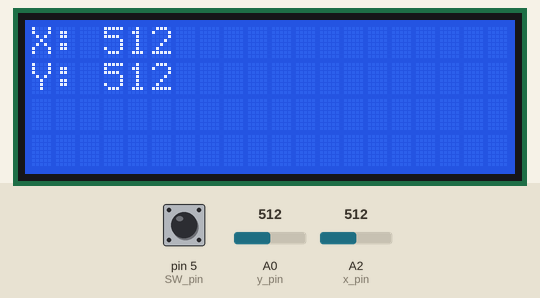
This sketch was run on a simulated Arduino Uno, built with avr-gcc and run on an emulated ATmega328P. Shown: 20×4 character LCD. The test bench sets the inputs (shaded band); at power-on: A0 (y_pin) = 512, A2 (x_pin) = 512, pin 5 (SW_pin) HIGH. What the sketch prints to the serial monitor is not drawn.

Above: at 1.2 s.
1.3 s: A0 (y_pin) set to 716
At 2.2 s:
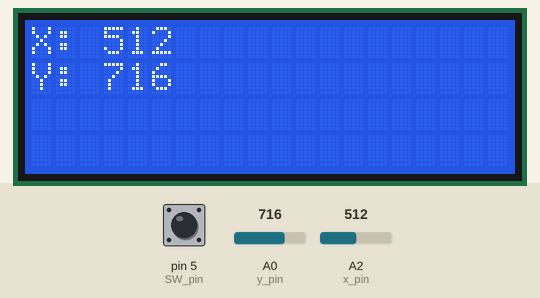
3.1 s: A2 (x_pin) set to 716
At 3.6 s:
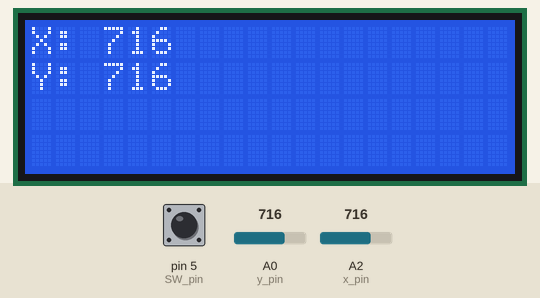
4.6 s: A0 (y_pin) set to 900
At 5.2 s:
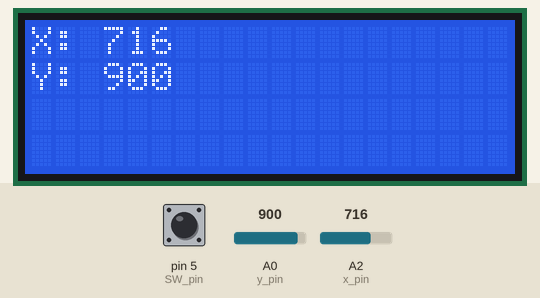
6.2 s: A2 (x_pin) set to 900
At 6.7 s:
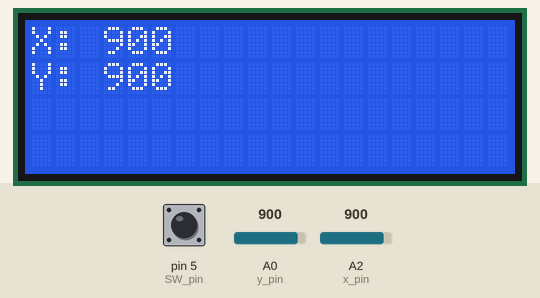
7.7 s: A0 (y_pin) set to 1023
At 8.2 s:
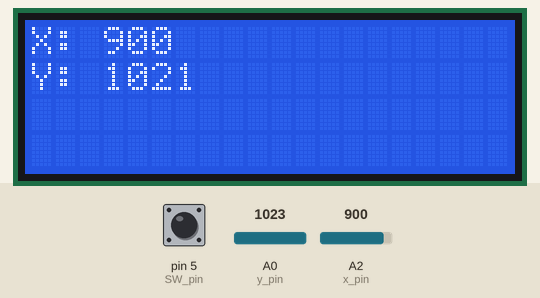
9.2 s: A2 (x_pin) set to 1023
At 9.8 s:
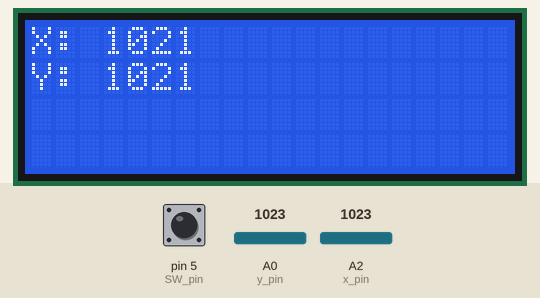
Timing chart, 0 to 11.8 s (numbered marks = the images above; inputs shaded):
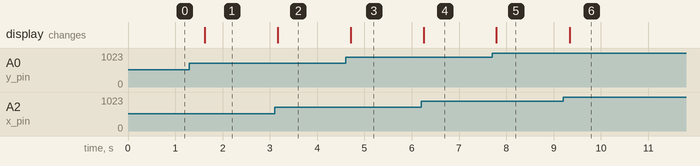

Measured:
- after the input at 1.3 s, the display: changes after 0.32 s (image 1)
- after the input at 3.1 s, the display: changes after 0.06 s (image 2)
- after the input at 4.6 s, the display: changes after 0.11 s (image 3)
- after the input at 6.2 s, the display: changes after 0.05 s (image 4)
- after the input at 7.7 s, the display: changes after 0.09 s (image 5)
- after the input at 9.2 s, the display: changes after 0.14 s (image 6)

The sketch:

Joystick_display_LCD_coordonateX_Y_copy_20221223224207.ino
```cpp
#include "LiquidCrystal_I2C.h"
const int SW_pin = 5; // buttonu , daca il apesi valoare se face in 0
const int x_pin = 2;
const int y_pin = 0;

// joystick cu display la LCD (sa cumpar alt LCD ca cel a lui tudor nu e bun)


LiquidCrystal_I2C lcd(0x27,20,4);


void setup() {

  pinMode(SW_pin, INPUT);
  digitalWrite(SW_pin,HIGH);
  Serial.begin(115200);
  lcd.init();
  lcd.backlight();

}

void loop() {
lcd.setCursor(0,0);
//lcd.print("Button: ")
//lcd.print(digitalRead(SW_pin));
lcd.print("X: ");
if(analogRead(x_pin) > 1021){
lcd.print("1021");

}
else{
lcd.print(analogRead(x_pin));
}

 // citeste pozitia potentiometrului de la joystick care are pozitia X // citeste pinu analog x de la joystick
lcd.setCursor(0,1);
lcd.print("Y: ");
// if() asta l-am scris ptr ca dupa ce miscam joystick potentiometurului mergeala 1021 si dupa ce il puneam in neutru sa zicem adica il lasam valoarea
// se schimba la 5000+ la X si 4900+ la Y: for some reason , e defect LCD-u lui , am patit si la Moving Text sa arate simboluri ciudate fara motivS
if(analogRead(y_pin) > 1021){
lcd.print("1021");

}
else{
lcd.print(analogRead(y_pin));
}

Serial.print("X: ");
Serial.print(analogRead(x_pin));
Serial.print("\n");
Serial.print("Y: ");
Serial.print(analogRead(y_pin));
Serial.print("\n");
Serial.print("Button: ");
Serial.print(digitalRead(SW_pin));
Serial.print("\n");
//citeste pinu analog y de la joystick // citeste pozitia potentiometrului de la joystick care are pozitia X


delay(500); //delay 500milisecunde

}
```
